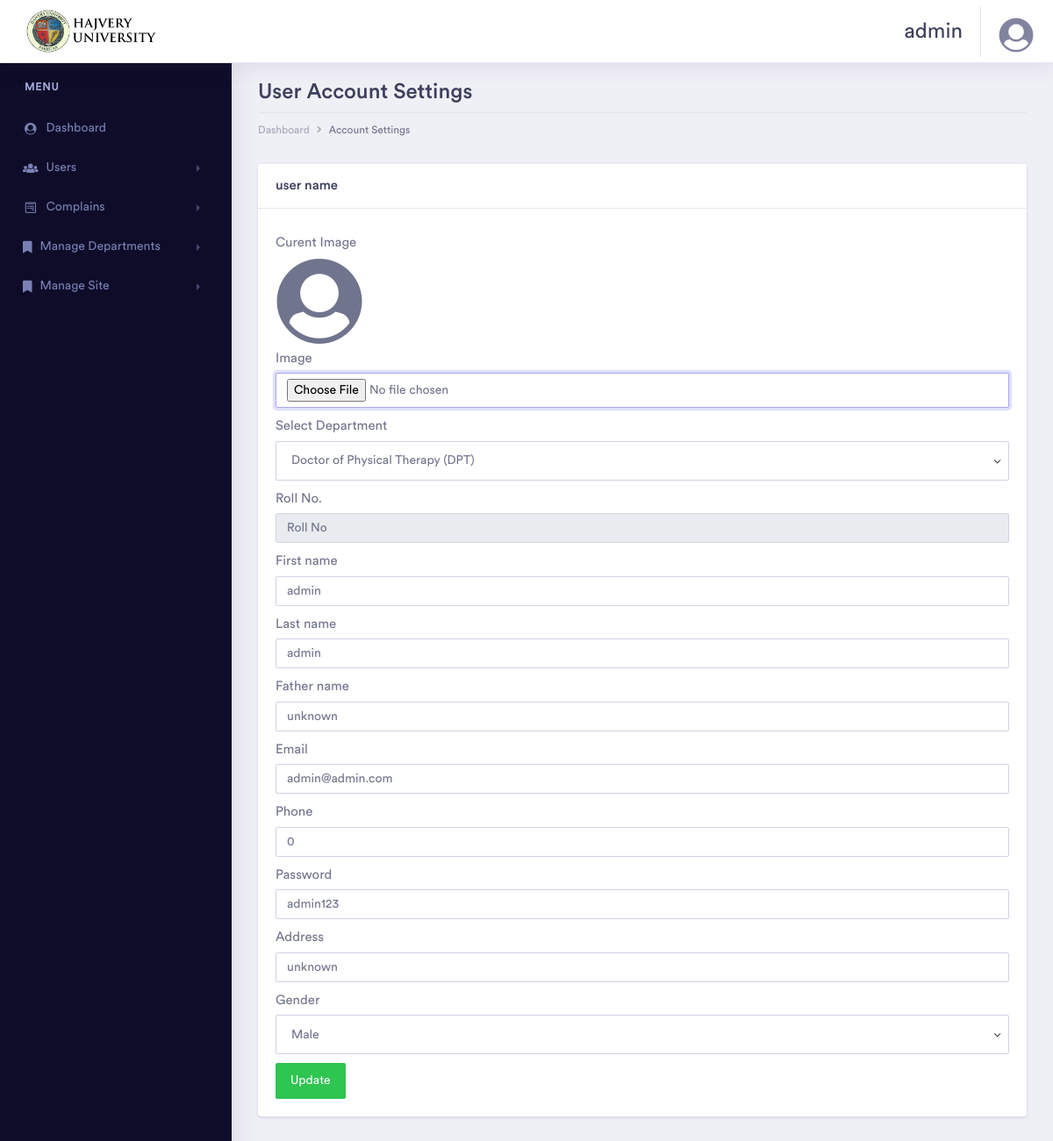
/admin/account_settings.php (signed in), run on the app's committed database.
### tables this page shows
CREATE TABLE `persons` (
  `person_id` int(11) NOT NULL,
  `person_name` varchar(50) NOT NULL,
  `last_name` varchar(50) NOT NULL,
  `father_name` varchar(50) NOT NULL,
  `person_email` varchar(80) NOT NULL,
  `address` varchar(150) NOT NULL,
  `gender` varchar(1) NOT NULL,
  `phone` varchar(15) NOT NULL
);

CREATE TABLE `accounts` (
  `account_id` int(11) NOT NULL,
  `person_id` int(11) NOT NULL,
  `password` varchar(30) NOT NULL,
  `department_id` smallint(3) NOT NULL,
  `user_type` smallint(3) NOT NULL COMMENT '1=user 2=admin 3=manageer',
  `status` smallint(3) NOT NULL DEFAULT 0
);

### admin/account_settings.php (the view, shortened to what this page needs)
<?php
include('connection/connection.php');
$queryPerson = 'SELECT p.*, a.user_type, a.password, a.department_id, ai.pict
                FROM `persons` AS p
                INNER JOIN `accounts` AS a ON p.`person_id` = a.`person_id`
                INNER JOIN `accounts_img` AS ai ON p.`person_id` = ai.`user_img_id`
                WHERE p.`person_id` = ' . $_SESSION['USERID'];
$queryPerson = mysqli_query($con, $queryPerson);
$rowPerson = mysqli_fetch_array($queryPerson);
?>
<!doctype html>
<html lang="en">
<head>
    <link rel="stylesheet" href="assets/vendor/bootstrap/css/bootstrap.min.css">
    <link href="assets/vendor/fonts/circular-std/style.css" rel="stylesheet">
    <link rel="stylesheet" href="assets/libs/css/style.css">
    <link rel="stylesheet" href="assets/vendor/fonts/fontawesome/css/fontawesome-all.css">
</head>
<body>
    <div class="dashboard-main-wrapper">
        <?php
                include 'components/head.php';
                include 'components/leftsidebar.php';
                ?>
        <div class="dashboard-wrapper">
            <div class="container-fluid  dashboard-content">
                <div class="row">
                    <div class="col-xl-12 col-lg-12 col-md-12 col-sm-12 col-12">
                        <div class="page-header">
                            <h2 class="pageheader-title">User Account Settings </h2>
                            <div class="page-breadcrumb">
                                <nav aria-label="breadcrumb">
                                    <ol class="breadcrumb">
                                        <li class="breadcrumb-item"><a href="dashboard.php"
                                                class="breadcrumb-link">Dashboard</a>
                                        </li>
                                        <li class="breadcrumb-item active" aria-current="page">Account Settings</li>
                                    </ol>
                                </nav>
                            </div>
                        </div>
                    </div>
                </div>
                <div class="row">
                    <div class="col-xl-12 col-lg-12 col-md-12 col-sm-12 col-12">
                        <div class="card">
                            <h5 class="card-header">user name</h5>
                            <div class="card-body">
                                <form class="needs-validation" method="post" novalidate enctype="multipart/form-data">
                                    <div class="row">
                                        <div class="col-xl-12 col-lg-12 col-md-12 col-sm-12 col-12">
                                            <label for="productImage" class="mt-2">Curent Image</label><br>
                                            <?php
                                                 if ($imgRow['pict']==NULL) {
                                            ?>
                                            <i class="user-avatar-md rounded-circle fas fa-user-circle"
                                                style="font-size: 100px;"></i>
                                            <?php
                                                }
                                            ?>
                                        </div>
                                        <div class="col-xl-12 col-lg-12 col-md-12 col-sm-12 col-12 m-t-10">
                                            <label for="image">Image</label>
                                            <input type="file" name="pict" id="pict" class="form-control">
                                        </div>
                                        <div class="col-xl-12 col-lg-12 col-md-12 col-sm-12 col-12 m-t-10">
                                            <label for="department">Select Department</label>
                                            <select class="form-control" id="department" name="department"
                                                style="width: 100%; text-indent: 5px;  height: 45px;background-color: white;">
                                                <?php
                                            $query = "SELECT * FROM `departments` where `dept_status`=1";
                                            $query = mysqli_query($con, $query);
                                            while ($row = mysqli_fetch_array($query)) {
                                                ?>
                                                <option selected value="<?= $row['department_id'] ?>">
                                                    <?= $row['department'] ?>
                                                </option>
                                                <?php
                                            }
                                            ?>
                                            </select>
                                        </div>
                                        <div class="col-xl-12 col-lg-12 col-md-12 col-sm-12 col-12 m-t-10">
                                            <label for="roll_no">Roll No.</label>
                                            <input type="text" class="form-control" id="roll_no" name="roll_no"
                                                placeholder="Roll No" value="<?= $rowPerson['student_roll'] ?>"
                                                <?= ($rowPerson['user_type'] == 2) ? 'disabled' : '' ?> required>
                                        </div>
                                        <div class="col-xl-12 col-lg-12 col-md-12 col-sm-12 col-12 m-t-10">
                                            <label for="fname">First name</label>
                                            <input type="text" class="form-control" id="fname" name="fname"
                                                placeholder="First name" value="<?=$rowPerson['person_name']?>"
                                                required>
                                        </div>
                                        <div class="col-xl-12 col-lg-12 col-md-12 col-sm-12 col-12 m-t-10">
                                            <label for="lname">Last name</label>
                                            <input type="text" class="form-control" id="lname" name="lname"
                                                placeholder="Last name" value="<?=$rowPerson['last_name']?>" required>
                                        </div>
                                        <div class="col-xl-12 col-lg-12 col-md-12 col-sm-12 col-12 m-t-10">
                                            <label for="fathername">Father name</label>
                                            <input type="text" class="form-control" id="fathername" name="fathername"
                                                placeholder="Father name" value="<?=$rowPerson['father_name']?>"
                                                required>
                                        </div>
                                        <div class="col-xl-12 col-lg-12 col-md-12 col-sm-12 col-12 m-t-10">
                                            <label for="email">Email</label>
                                            <input type="email" class="form-control" id="email" name="email"
                                                placeholder="Email" value="<?=$rowPerson['person_email']?>" required>
                                        </div>
                                        <div class="col-xl-12 col-lg-12 col-md-12 col-sm-12 col-12 m-t-10">
                                            <label for="phone">Phone</label>
                                            <input type="number" class="form-control" id="phone" name="phone"
                                                placeholder="Phone Number" value="<?=$rowPerson['phone']?>" required>
                                        </div>
                                        <div class="col-xl-12 col-lg-12 col-md-12 col-sm-12 col-12 m-t-10">
                                            <label for="c_pass">Password</label>
                                            <input type="text" class="form-control" id="c_pass" name="c_pass"
                                                placeholder="Password" value="<?=$rowPerson['password']?>" required>
                                        </div>
                                        <div class="col-xl-12 col-lg-12 col-md-12 col-sm-12 col-12 m-t-10">
                                            <label for="address">Address</label>
                                            <input type="text" class="form-control" id="address" name="address"
                                                placeholder="Address" value="<?=$rowPerson['address']?>" required>
                                        </div>
                                        <div class="col-xl-12 col-lg-12 col-md-12 col-sm-12 col-12 m-t-10">
                                            <label for="fname">Gender</label>
                                            <select class="form-control" id="gender" name="gender"
                                                style="width: 100%; text-indent: 5px;  height: 45px;background-color: white;">
                                                <option value="1" <?= ($rowPerson['gender'] == 1) ? 'selected' : '' ?>>
                                                    Male
                                                </option>
                                            </select>
                                        </div>
                                        <div class="col-xl-12 col-lg-12 col-md-12 col-sm-12 col-12 m-t-10">
                                            <button class="btn btn-success" type="submit">Update</button>
                                        </div>
                                    </div>
                                </form>
                            </div>
                        </div>
                    </div>
                </div>
            </div>
        </div>
    </div>
</body>
</html>

### admin/components/head.php (shortened to what this page needs)
<?php
$query = "SELECT * FROM `persons` where `person_id`=" . $_SESSION['USERID'];
$img = "SELECT * FROM `accounts_img` where `person_id`=" . $_SESSION['USERID'];
$imgResult = mysqli_query($con, $img);
$imgRow = mysqli_fetch_array($imgResult);
$result = mysqli_query($con, $query);
while ($row = mysqli_fetch_array($result)) {
?>
<div class="dashboard-header">
    <nav class="navbar navbar-expand-lg bg-white fixed-top" style="padding: 0 10px;">
        <a class="navbar-brand user-img" href="dashboard.php"><img src="assets/images/Hajvery University admin-logo.png"
                style="width:100%" /></a>
        <div class="collapse navbar-collapse " id="navbarSupportedContent">
            <ul class="navbar-nav ml-auto navbar-right-top">
                <li class="nav-item user-name">
                    <span><?=$row['person_name']?></span>
                </li>
                <li class="nav-item dropdown nav-user">
                    <a class="nav-link nav-user-img" href="#" id="navbarDropdownMenuLink2" data-toggle="dropdown"
                        aria-haspopup="true" aria-expanded="false" style="display: flex;">
                        <?php
                            if ($imgRow['pict']==NULL) {
                        ?>
                        <i class="user-avatar-md rounded-circle fas fa-user-circle" style="font-size: 40px;"></i>
                        <?php
                            } else {
                        ?>
                        <img src="<?= $imgRow['pict'] ?>" alt="User Image" class="user-avatar-md rounded-circle"
                            style="width: 40px; height: 40px; object-fit: cover;">
                        <?php
                            }
                        ?>
                    </a>
                            <?php
                            }
                            ?>
                </li>
            </ul>
        </div>
    </nav>
</div>

### admin/components/custom-header.php (style rules this page uses)
.user-img { width: 190px; }

### data on the page
persons: person_name "admin", fname "admin", lname "admin", fathername "unknown", email "admin@admin.com", phone "0", c_pass "admin123", address "unknown", gender "Male"

### other printed values
form field department "Doctor of Physical Therapy (DPT)"
